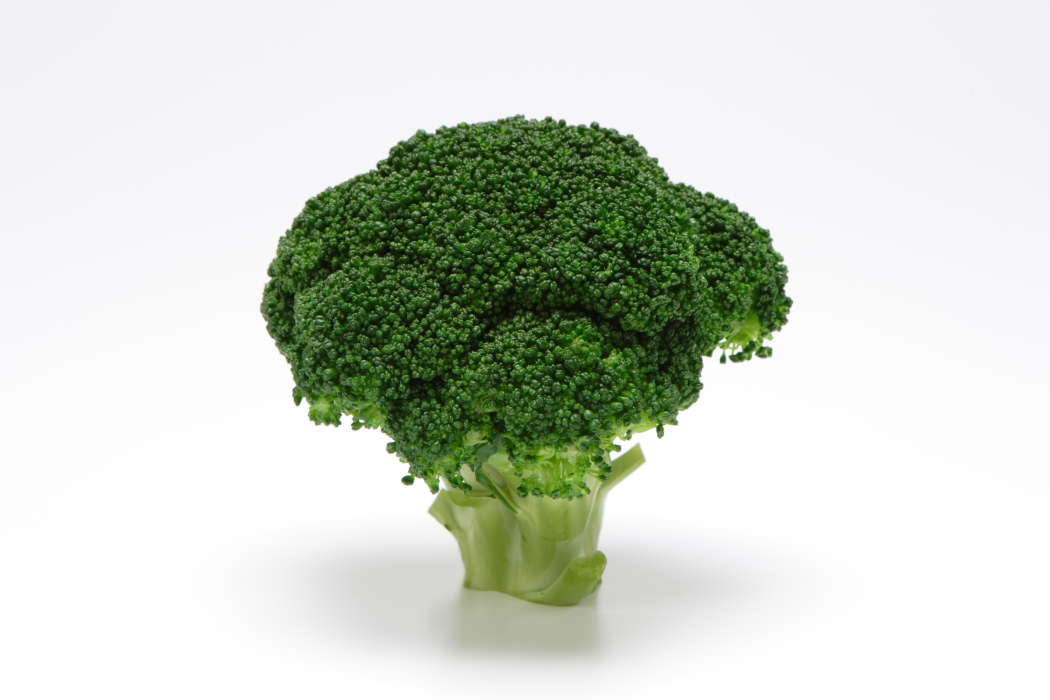
#> input picture backend/image/broccoli.jpg, 4200 x 2800 px (shown at 1/4 size); its folder holds 4 pictures in this run
$ python compress.py
#> lines starting #> are read from the running program, lines starting #| are printed output that depends on the picture
import os
from PIL import Image

# 画像ファイルのリストを取得
files = os.listdir("image")
img_files = [f for f in files if f.endswith(".jpg")]
print(img_files)

# 画像ファイルをリサイズ
for img_file in img_files:
    img = Image.open(os.path.join("image", img_file))
#> img is the input picture: PIL image 4200x2800 RGB; mean R, G, B 207.1, 213.4, 202.2
    img.thumbnail((25, 25))
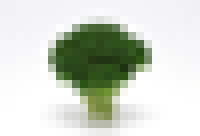
#> img: PIL image 25x17 RGB (shown 8 times larger); mean R, G, B 207, 213.3, 202.1
    img.save(os.path.join("image", "resized", img_file), quality=20)
#> pass 2 of the loop `for img_file in img_files:`:
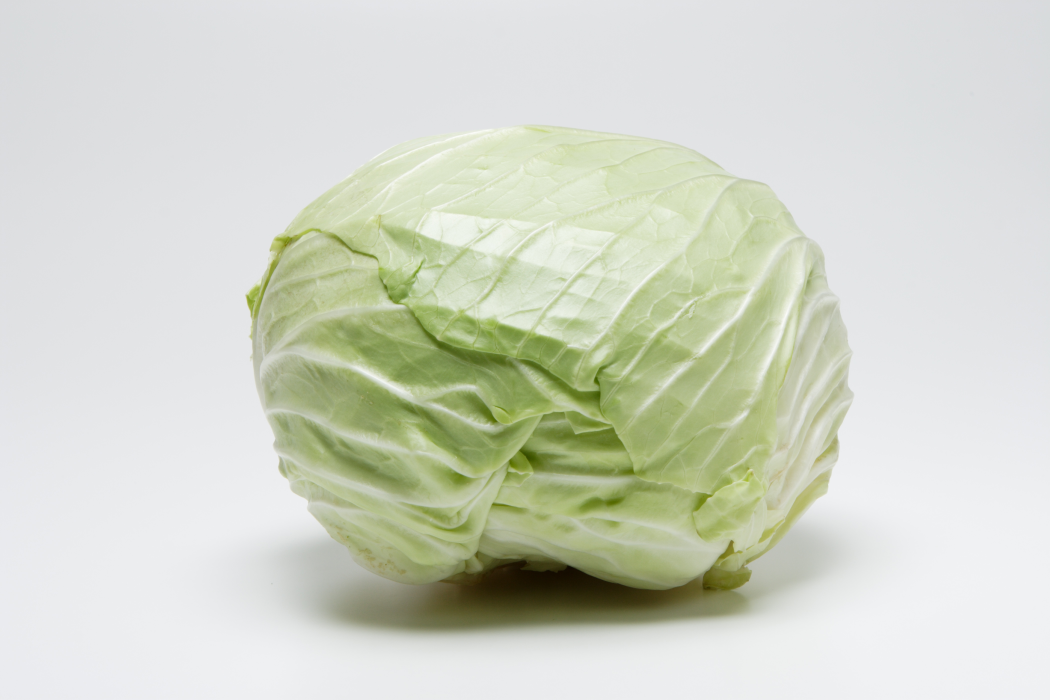
#> input picture backend/image/cabbage.jpg, 4200 x 2800 px (shown at 1/4 size)
#> img is the input picture: PIL image 4200x2800 RGB; mean R, G, B 209.8, 213.9, 200.4
#> `img.thumbnail((25, 25))`:
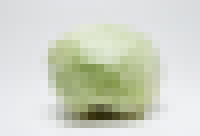
#> img: PIL image 25x17 RGB (shown 8 times larger); mean R, G, B 209.8, 213.9, 200.4
#> pass 3 of the loop `for img_file in img_files:`:
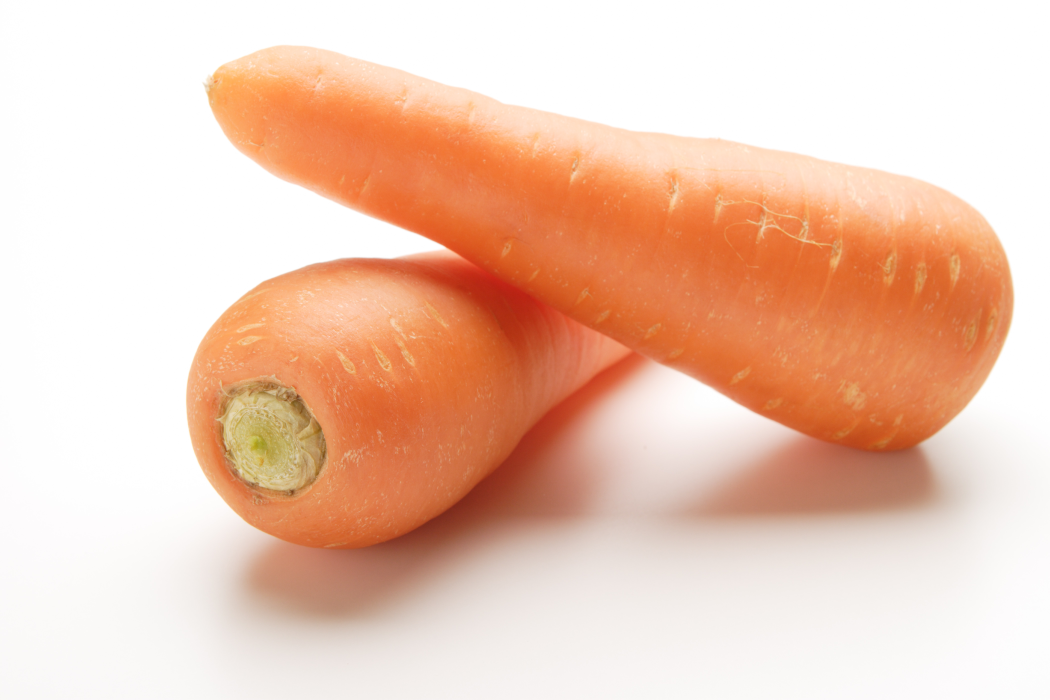
#> input picture backend/image/carrot.jpg, 4200 x 2800 px (shown at 1/4 size)
#> img is the input picture: PIL image 4200x2800 RGB; mean R, G, B 238.4, 201.5, 181.9
#> `img.thumbnail((25, 25))`:
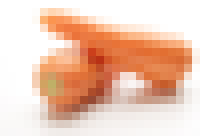
#> img: PIL image 25x17 RGB (shown 8 times larger); mean R, G, B 238.4, 201.4, 181.7
#> the loop made 4 passes; the first 3 are shown

print("✅ リサイズ完了しました")
